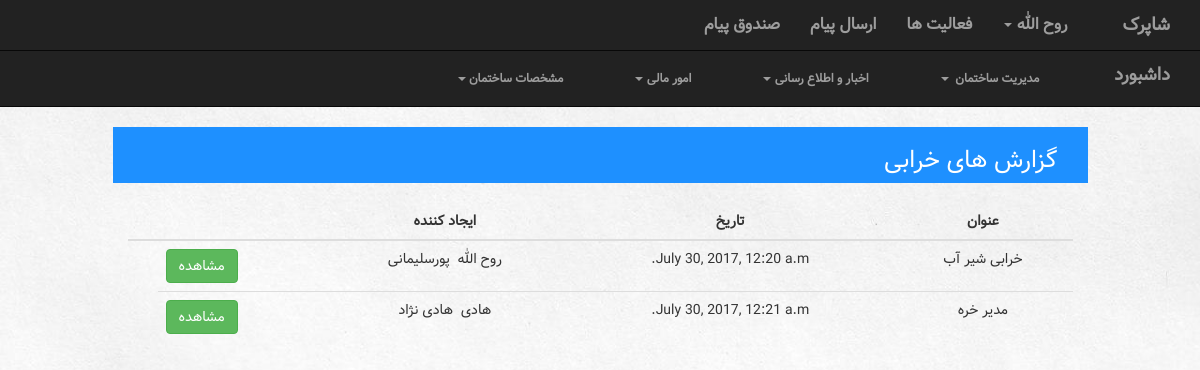
Page /building/1/failureReport/ (signed in) on the earlier database version.
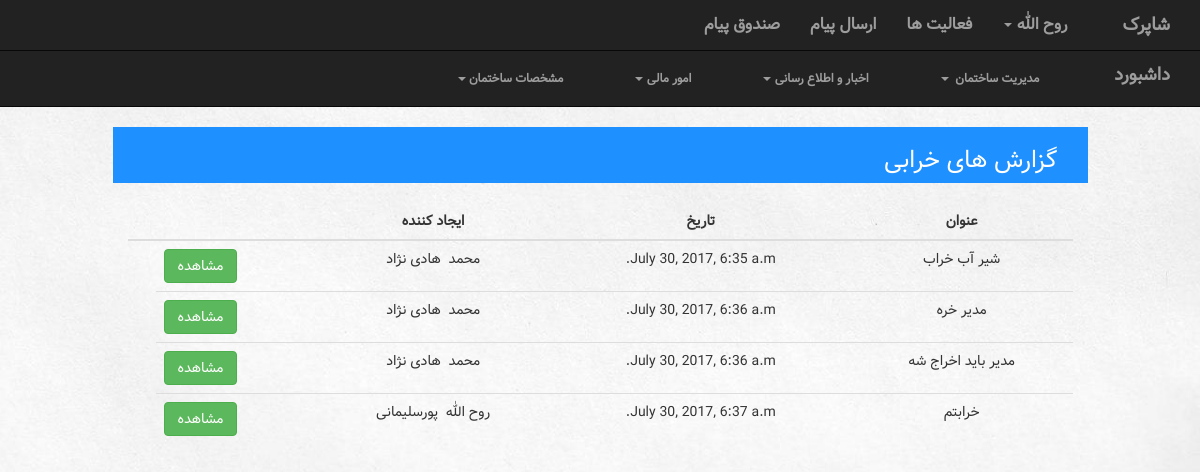
Same page on the later database version.
### building/models.py (models this page shows, shortened)
class Building(models.Model):
    manager = models.ForeignKey(Account, on_delete=models.CASCADE)
    name = models.CharField(max_length=100)
    Address = models.CharField(max_length=300)
    info = models.TextField()

class FailureReport(models.Model):
    building = models.ForeignKey(Building, on_delete=models.CASCADE)
    account = models.ForeignKey(Account, on_delete=models.CASCADE)
    date = models.DateTimeField(auto_now=True)
    text = models.TextField()
    subject = models.CharField(max_length=100)

### manageUser/models.py (models this page shows, shortened)
class Account(models.Model):
    user = models.OneToOneField(User, on_delete=models.CASCADE)
    type = models.IntegerField(default=UserType.MANAGER)

### building/views.py (the view)
# urls.py: url(r'^(?P<building_id>[0-9]+)/failureReport/$', views.failureReport, name="failureReport"),
def failureReport(request, building_id):
    context = {'all_failureReport':FailureReport.objects.filter(building=building_id),
               'Listname': 'گزارش های خرابی',
               'title1': 'عنوان',
               'title2': 'تاریخ',
               'title3': 'ایجاد کننده',
               'building': Building.objects.get(pk=building_id),
               'accountType': Account.objects.get(user=request.user).type
               }
    return render(request, 'building/failureReport.html', context)

### building/templates/building/failureReport.html (shortened to what this page needs)
{% extends 'building/UserNavBar.html' %}
{% load staticfiles %}
{% block navbar %}{% if accountType == 1 %} {% include 'building/managerNavBar.html' %} {% else %} {% include 'building/neighborNavBar.html' %}  {% endif %}{% endblock %}
{% block body %}
 <div class="col-sm-12">
        <div class="listContainer col-sm-10 col-lg-offset-1">
            <div class="listTitle pull-right col-sm-12">
                <h3> {{ Listname }} </h3>
            </div>
        </div>
        <div class="col-sm-10 col-lg-offset-1">
            <br>
            <table class="table table-hover">
                <thead>
                    <tr>
                        <th>{{ title1 }}</th>
                        <th>{{ title2 }}</th>
                        <th>{{ title3 }}</th>
                        <th></th>
                        <th></th>
                    </tr>
                </thead>
                <tbody>
                {% for f in all_failureReport %}
                    <tr>
                        <td>{{ f.subject }}</td>
                        <td>{{ f.date }}</td>
                        <td>{{ f.account.user.first_name }}&nbsp; {{ f.account.user.last_name }}</td>
                    <td class="link">
                            <button type="button" class="btn btn-success">مشاهده</button>
                        </td>
                    </tr>
                {% endfor %}
                </tbody>
            </table>
        </div>
    </div>
{% endblock %}

### building/templates/building/UserNavBar.html (shortened to what this page needs)
<!DOCTYPE html>
<html lang="en">
<head>
    <link rel="stylesheet" href="https://maxcdn.bootstrapcdn.com/bootstrap/3.3.7/css/bootstrap.min.css">
</head>
{% load staticfiles %}
<link rel="stylesheet" href="{% static 'building/BuildingNavBarStyle.css' %}">
<link rel="stylesheet" href="{% static 'building/BuildingListStyle.css' %}">
<link rel="stylesheet" href="{% static 'building/ModalStyle.css' %}">
<link rel="stylesheet" href="{% static 'building/TableStyle.css' %}">
<link rel="stylesheet" href="{% static 'building/dashboardStyle.css' %}">
<link rel="stylesheet" href="{% static 'building/pollFormStyle.css' %}">
<link rel="stylesheet" href="{% static 'building/chart.css' %}">
<body>
<nav class="navbar navbar-inverse navbar-fixed-top" style="position: fixed">
      <div class="container-fluid" >
            <div class="navbar-header pull-right">
              <a class="navbar-brand active" href="{% url 'building:building' %}">{% if building %} {{ building.name}} {% else %} لیست ساختمان ها {% endif %} </a>
            </div>
            <div class="collapse navbar-collapse" id="topNavBar">
                  <ul class="nav navbar-nav pull-right">
                      <li><a href="{% url 'building:inbox' %}">صندوق پیام</a></li>
                      <li><a href="{% url 'building:sendmessage' %}">ارسال پیام</a></li>
                      <li><a href="{% url 'building:activities' %}">فعالیت ها <span class="sr-only">(current)</span></a></li>
                      <li class="dropdown">
                          <a href="#" class="dropdown-toggle" data-toggle="dropdown" role="button" aria-haspopup="true" aria-expanded="false">{{ request.user.first_name }} <span class="caret"></span></a>
                      </li>
                  </ul>
            </div>
      </div>
</nav>
<div style="height: 30px">
</div>
{% block navbar %}
{% endblock %}
{% block body %}
{% endblock %}
</body>
</html>

### building/templates/building/managerNavBar.html (shortened to what this page needs)
{% load staticfiles %}
<link rel="stylesheet" href="{% static 'building/BuildingNavBarStyle.css' %}">
<nav class="navbar navbar-inverse navbar-fixed-top" style="position: inherit">
  <div class="container-fluid" >
    <div class="navbar-header pull-right">
      <a class="navbar-brand active" href="{% url 'building:showdash'  building.pk  %}">داشبورد</a>
    </div>
    <div class="collapse navbar-collapse" id="topNavBar">
      <ul class="nav navbar-nav pull-right">
          <li class="dropdown-header">
              <a href="#" class="dropdown-toggle" data-toggle="dropdown" role="button" aria-haspopup="true" aria-expanded="false">مشخصات ساختمان&nbsp;<span class="caret"></span></a>
          </li>
          <li class="dropdown-header">
              <a href="#" class="dropdown-toggle" data-toggle="dropdown" role="button" aria-haspopup="true" aria-expanded="false">امور مالی&nbsp;<span class="caret"></span></a>
          </li>
          <li class="dropdown-header">
              <a href="#" class="dropdown-toggle" data-toggle="dropdown" role="button" aria-haspopup="true" aria-expanded="false">اخبار و اطلاع رسانی&nbsp;<span class="caret"></span></a>
          </li>
          <li class="dropdown-header">
              <a href="#" class="dropdown-toggle" data-toggle="dropdown" role="button" aria-haspopup="true" aria-expanded="false">مدیریت ساختمان&nbsp; <span class="caret"></span></a>
          </li>
      </ul>
    </div>
  </div>
</nav>

### building/static/building/BuildingNavBarStyle.css (style rules this page uses)
nav { font-family: SamSamFont; font-weight: bolder; font-size: medium; }
ul { list-style: none; }
body { direction: rtl; text-align: center; background-image: url("../images/Background.jpg"); background-size: cover; }

### building/static/building/BuildingListStyle.css (style rules this page uses)
a { color: white; }
body { font-family: SamSamFont; }

### building/static/building/TableStyle.css (style rules this page uses)
.table>thead>tr>th { text-align: center; }
.link { direction: ltr; text-align: left; }
.listTitle { text-align: right; }
.listContainer { background-color: dodgerblue; color: white; }

### building/static/building/pollFormStyle.css (style rules this page uses)
body { margin-top: 20px; }

Differences in the rows shown:
changed FailureReport: subject "خرابی شیر آب" → "شیر آب خراب"; date "July 30, 2017, 12:20 a.m." → "July 30, 2017, 6:35 a.m."; account.user.first_name "روح الله" → "محمد"; account.user.last_name "پورسلیمانی" → "هادی نژاد"
changed FailureReport "مدیر خره": date "July 30, 2017, 12:21 a.m." → "July 30, 2017, 6:36 a.m."; account.user.first_name "هادی" → "محمد"
added FailureReport: subject "مدیر باید اخراج شه", date "July 30, 2017, 6:36 a.m.", account.user.first_name "محمد", account.user.last_name "هادی نژاد"
added FailureReport: subject "خرابتم", date "July 30, 2017, 6:37 a.m.", account.user.first_name "روح الله", account.user.last_name "پورسلیمانی"
